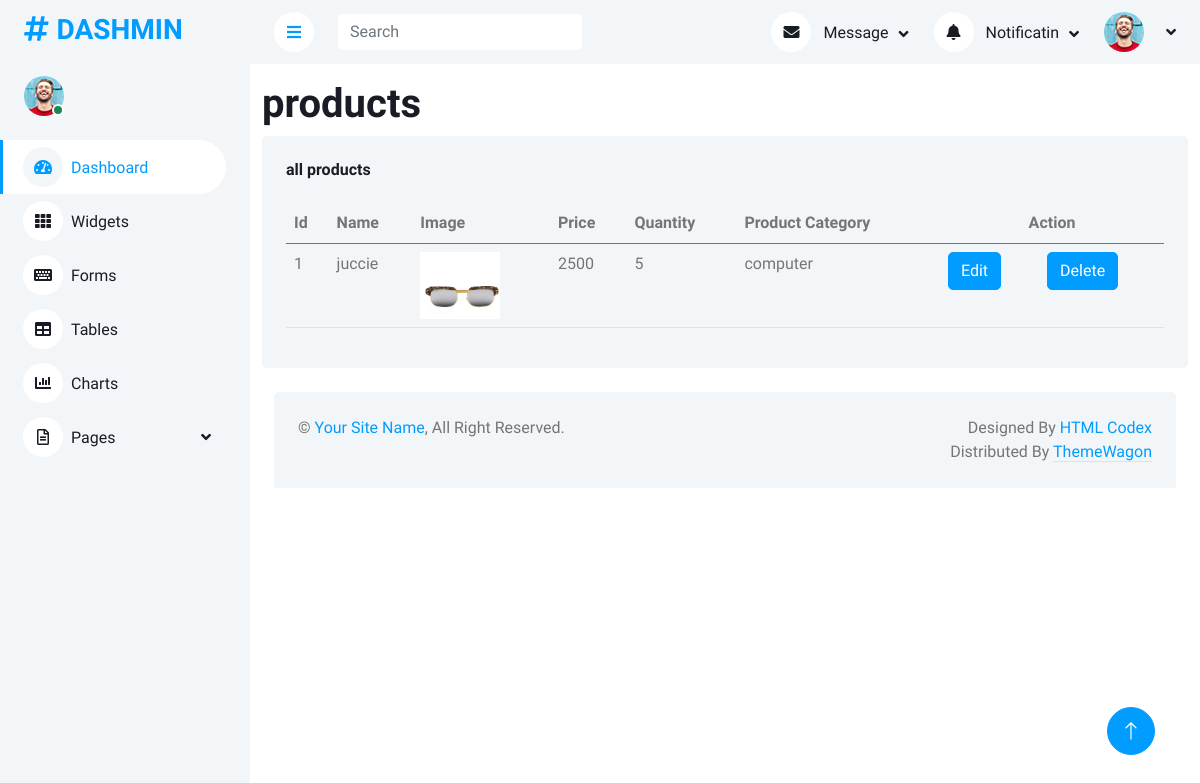
Page /viewproduct.php on the earlier database version.
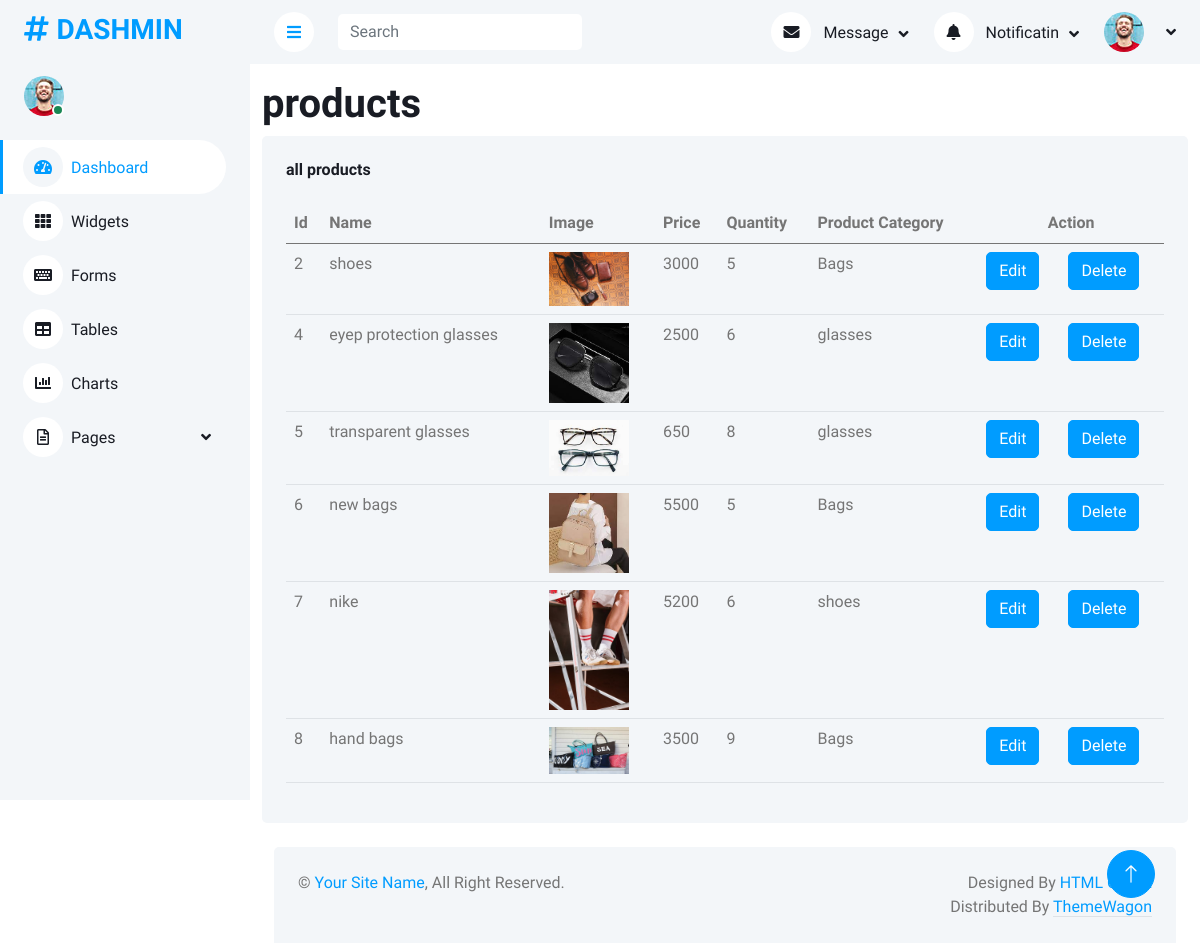
Same page on the later database version.
### tables this page shows
CREATE TABLE `products` (
  `product_id` int(11) NOT NULL,
  `product_name` varchar(200) NOT NULL,
  `product_quantity` varchar(250) NOT NULL,
  `product_price` varchar(250) NOT NULL,
  `product_image` varchar(250) NOT NULL,
  `category_type` int(11) DEFAULT NULL
);

CREATE TABLE `category` (
  `id` int(11) NOT NULL,
  `cat_name` varchar(250) NOT NULL,
  `cat_image` varchar(250) NOT NULL
);

### viewproduct.php (the view)
<?php
include("header.php");
?>
<div class="container mt-3">
    <h1>products</h1>
    <div class="bg-light rounded h-100 p-4">
        <h6 class="mb-4">all products</h6>
        <table class="table">
            <thead>
                <tr>
                    <th scope="col">Id</th>
                    <th scope="col"> Name </th>
                    <th scope="col">Image</th>
                    <th scope="col">Price</th>
                    <th scope="col">Quantity</th>
                    <th scope="col">Product Category</th>
                    <th scope="col" class="text-center" colspan="2">Action</th>
                </tr>
            </thead>
            <tbody>
                <?php
                $query = $pdo->query("SELECT `products`.*, `category`.`cat_name`
FROM `products`
	INNER JOIN `category` ON `products`.`category_type` = `category`.`id`;");
    $row = $query->fetchAll(PDO::FETCH_ASSOC);
    foreach($row as $proAll){
        ?>
                <tr>
                    <td><?php echo $proAll['product_id']?></td>
                    <td><?php echo $proAll['product_name']?></td>
                    <td><img src="img/product/<?php echo $proAll['product_image']?>" width="80" alt=""></td>
                    <td><?php echo $proAll['product_price']?></td>
                    <td><?php echo $proAll['product_quantity']?></td>
                    <td><?php echo $proAll['cat_name']?></td>
                    <td><a href="updateproduct.php?pId=<?php echo $proAll['product_id']?>"
                            class="btn btn-primary">Edit</a></td>
                    <td><a href="?deletePro=<?php echo $proAll['product_id']?>" class="btn btn-primary">Delete</a></td>
                </tr>
                <?php
    }
                ?>
            </tbody>
        </table>
    </div>
</div>
<?php
include("footer.php");
?>

Differences in the rows shown:
removed products: product_id "1", product_name "juccie", product_image (picture), product_price "2500", product_quantity "5", category_type.cat_name "computer"
added products: product_id "2", product_name "shoes", product_image (picture), product_price "3000", product_quantity "5", category_type.cat_name "Bags"
added products: product_id "4", product_name "eyep protection glasses", product_image (picture), product_price "2500", product_quantity "6", category_type.cat_name "glasses"
added products: product_id "5", product_name "transparent glasses", product_image (picture), product_price "650", product_quantity "8", category_type.cat_name "glasses"
added products: product_id "6", product_name "new bags", product_image (picture), product_price "5500", product_quantity "5", category_type.cat_name "Bags"
added products: product_id "7", product_name "nike", product_image (picture), product_price "5200", product_quantity "6", category_type.cat_name "shoes"
added products: product_id "8", product_name "hand bags", product_image (picture), product_price "3500", product_quantity "9", category_type.cat_name "Bags"
